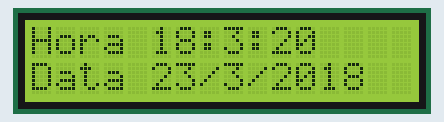
A sketch run on a simulated Arduino Uno, built with avr-gcc and run on an emulated ATmega328P. Parts: 16×2 character LCD. The local clock reads 2024-03-15 10:24:30 at power-on unless the sketch sets it; what the sketch prints to the serial monitor is not drawn.

Above: at 0.1 s.
At 4.1 s:
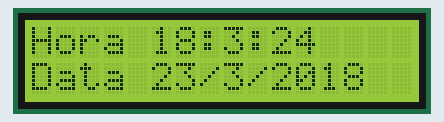
At 9.1 s:
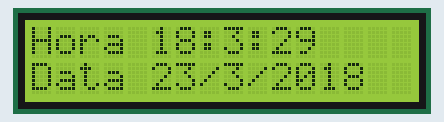
At 19.1 s:
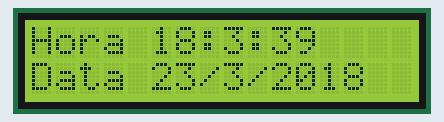
At 28.1 s:
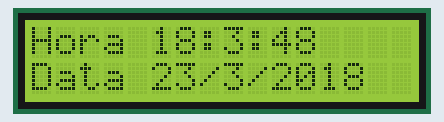
At 38.1 s:
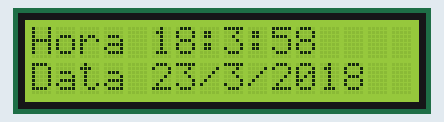

The sketch:

despertador.ino
```cpp
#include <virtuabotixRTC.h>

// Determina os pinos ligados ao modulo
// myRTC(clock, data, rst)
virtuabotixRTC myRTC(6, 7, 8);
#include <LiquidCrystal_I2C.h>
LiquidCrystal_I2C lcd(0x3F,2,1,0,4,5,6,7,3, POSITIVE);
void setup() {
  // tamanho do display
  lcd.begin (16,2);
  Serial.begin(9600);
   // myRTC.setDS1302Time(segundos, minutos, hora, dia da semana, dia do mes, mes, ano)
  myRTC.setDS1302Time(20, 03, 18, 6, 23, 03, 2018);

  virtuabotixRTC myRTC(6, 7, 8);
  LiquidCrystal_I2C lcd(0x3F,2,1,0,4,5,6,7,3, POSITIVE);
}

void loop() {
  // Le as informacoes do CI
  myRTC.updateTime();
  // liga display
  lcd.setBacklight(HIGH);
  hora();
  data();
}
void hora(){
  lcd.setCursor(0,0);
  lcd.print("Hora ");
  lcd.print(myRTC.hours);
  Serial.println(myRTC.hours);
  lcd.print(":");
  lcd.print(myRTC.minutes);
  lcd.print(":");
  lcd.print(myRTC.seconds);
  }
void data(){
  lcd.setCursor(0,1);
  lcd.print("Data ");
  lcd.print(myRTC.dayofmonth);
  lcd.print("/");
  lcd.print(myRTC.month);
  lcd.print("/");
  lcd.print(myRTC.year);
  }
```

Measured:
- what the display in image 1 shows lasts 1.0 s, from 4.0 s to 5.0 s
